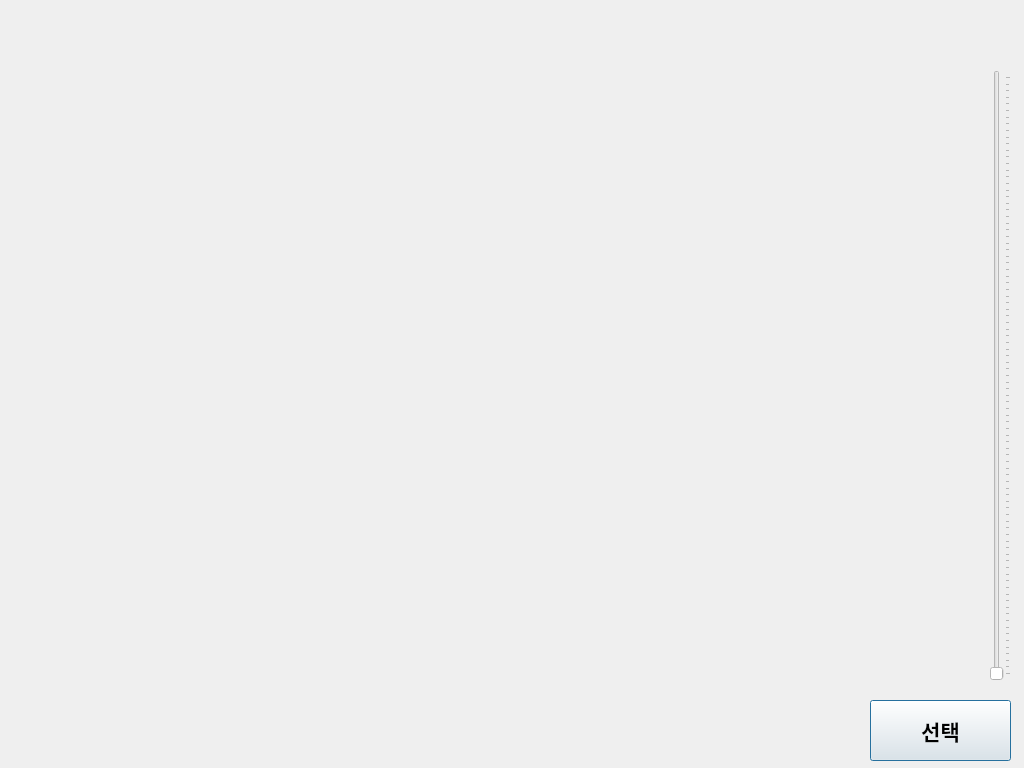
<?xml version="1.0" encoding="UTF-8"?>
<ui version="4.0">
 <class>error_select</class>
 <widget class="QDialog" name="error_select">
  <property name="geometry">
   <rect>
    <x>0</x>
    <y>0</y>
    <width>1024</width>
    <height>768</height>
   </rect>
  </property>
  <property name="windowTitle">
   <string>Dialog</string>
  </property>
  <widget class="QLabel" name="label">
   <property name="geometry">
    <rect>
     <x>0</x>
     <y>0</y>
     <width>1024</width>
     <height>768</height>
    </rect>
   </property>
   <property name="text">
    <string/>
   </property>
  </widget>
  <widget class="QPushButton" name="pushButton">
   <property name="geometry">
    <rect>
     <x>870</x>
     <y>700</y>
     <width>141</width>
     <height>61</height>
    </rect>
   </property>
   <property name="font">
    <font>
     <family>Agency FB</family>
     <pointsize>16</pointsize>
     <weight>75</weight>
     <bold>true</bold>
    </font>
   </property>
   <property name="text">
    <string>선택</string>
   </property>
  </widget>
  <widget class="QSlider" name="verticalSlider">
   <property name="geometry">
    <rect>
     <x>990</x>
     <y>70</y>
     <width>21</width>
     <height>611</height>
    </rect>
   </property>
   <property name="palette">
    <palette>
     <active>
      <colorrole role="WindowText">
       <brush brushstyle="SolidPattern">
        <color alpha="255">
         <red>0</red>
         <green>0</green>
         <blue>0</blue>
        </color>
       </brush>
      </colorrole>
      <colorrole role="Button">
       <brush brushstyle="SolidPattern">
        <color alpha="255">
         <red>255</red>
         <green>255</green>
         <blue>255</blue>
        </color>
       </brush>
      </colorrole>
      <colorrole role="Light">
       <brush brushstyle="SolidPattern">
        <color alpha="255">
         <red>255</red>
         <green>255</green>
         <blue>255</blue>
        </color>
       </brush>
      </colorrole>
      <colorrole role="Midlight">
       <brush brushstyle="SolidPattern">
        <color alpha="255">
         <red>255</red>
         <green>255</green>
         <blue>255</blue>
        </color>
       </brush>
      </colorrole>
      <colorrole role="Dark">
       <brush brushstyle="SolidPattern">
        <color alpha="255">
         <red>127</red>
         <green>127</green>
         <blue>127</blue>
        </color>
       </brush>
      </colorrole>
      <colorrole role="Mid">
       <brush brushstyle="SolidPattern">
        <color alpha="255">
         <red>170</red>
         <green>170</green>
         <blue>170</blue>
        </color>
       </brush>
      </colorrole>
      <colorrole role="Text">
       <brush brushstyle="SolidPattern">
        <color alpha="255">
         <red>0</red>
         <green>0</green>
         <blue>0</blue>
        </color>
       </brush>
      </colorrole>
      <colorrole role="BrightText">
       <brush brushstyle="SolidPattern">
        <color alpha="255">
         <red>255</red>
         <green>255</green>
         <blue>255</blue>
        </color>
       </brush>
      </colorrole>
      <colorrole role="ButtonText">
       <brush brushstyle="SolidPattern">
        <color alpha="255">
         <red>0</red>
         <green>0</green>
         <blue>0</blue>
        </color>
       </brush>
      </colorrole>
      <colorrole role="Base">
       <brush brushstyle="SolidPattern">
        <color alpha="255">
         <red>255</red>
         <green>255</green>
         <blue>255</blue>
        </color>
       </brush>
      </colorrole>
      <colorrole role="Window">
       <brush brushstyle="SolidPattern">
        <color alpha="255">
         <red>255</red>
         <green>255</green>
         <blue>255</blue>
        </color>
       </brush>
      </colorrole>
      <colorrole role="Shadow">
       <brush brushstyle="SolidPattern">
        <color alpha="255">
         <red>0</red>
         <green>0</green>
         <blue>0</blue>
        </color>
       </brush>
      </colorrole>
      <colorrole role="AlternateBase">
       <brush brushstyle="SolidPattern">
        <color alpha="255">
         <red>255</red>
         <green>255</green>
         <blue>255</blue>
        </color>
       </brush>
      </colorrole>
      <colorrole role="ToolTipBase">
       <brush brushstyle="SolidPattern">
        <color alpha="255">
         <red>255</red>
         <green>255</green>
         <blue>220</blue>
        </color>
       </brush>
      </colorrole>
      <colorrole role="ToolTipText">
       <brush brushstyle="SolidPattern">
        <color alpha="255">
         <red>0</red>
         <green>0</green>
         <blue>0</blue>
        </color>
       </brush>
      </colorrole>
      <colorrole role="PlaceholderText">
       <brush brushstyle="SolidPattern">
        <color alpha="128">
         <red>0</red>
         <green>0</green>
         <blue>0</blue>
        </color>
       </brush>
      </colorrole>
     </active>
     <inactive>
      <colorrole role="WindowText">
       <brush brushstyle="SolidPattern">
        <color alpha="255">
         <red>0</red>
         <green>0</green>
         <blue>0</blue>
        </color>
       </brush>
      </colorrole>
      <colorrole role="Button">
       <brush brushstyle="SolidPattern">
        <color alpha="255">
         <red>255</red>
         <green>255</green>
         <blue>255</blue>
        </color>
       </brush>
      </colorrole>
      <colorrole role="Light">
       <brush brushstyle="SolidPattern">
        <color alpha="255">
         <red>255</red>
         <green>255</green>
         <blue>255</blue>
        </color>
       </brush>
      </colorrole>
      <colorrole role="Midlight">
       <brush brushstyle="SolidPattern">
        <color alpha="255">
         <red>255</red>
         <green>255</green>
         <blue>255</blue>
        </color>
       </brush>
      </colorrole>
      <colorrole role="Dark">
       <brush brushstyle="SolidPattern">
        <color alpha="255">
         <red>127</red>
         <green>127</green>
         <blue>127</blue>
        </color>
       </brush>
      </colorrole>
      <colorrole role="Mid">
       <brush brushstyle="SolidPattern">
        <color alpha="255">
         <red>170</red>
         <green>170</green>
         <blue>170</blue>
        </color>
       </brush>
      </colorrole>
      <colorrole role="Text">
       <brush brushstyle="SolidPattern">
        <color alpha="255">
         <red>0</red>
         <green>0</green>
         <blue>0</blue>
        </color>
       </brush>
      </colorrole>
      <colorrole role="BrightText">
       <brush brushstyle="SolidPattern">
        <color alpha="255">
         <red>255</red>
         <green>255</green>
         <blue>255</blue>
        </color>
       </brush>
      </colorrole>
      <colorrole role="ButtonText">
       <brush brushstyle="SolidPattern">
        <color alpha="255">
         <red>0</red>
         <green>0</green>
         <blue>0</blue>
        </color>
       </brush>
      </colorrole>
      <colorrole role="Base">
       <brush brushstyle="SolidPattern">
        <color alpha="255">
         <red>255</red>
         <green>255</green>
         <blue>255</blue>
        </color>
       </brush>
      </colorrole>
      <colorrole role="Window">
       <brush brushstyle="SolidPattern">
        <color alpha="255">
         <red>255</red>
         <green>255</green>
         <blue>255</blue>
        </color>
       </brush>
      </colorrole>
      <colorrole role="Shadow">
       <brush brushstyle="SolidPattern">
        <color alpha="255">
         <red>0</red>
         <green>0</green>
         <blue>0</blue>
        </color>
       </brush>
      </colorrole>
      <colorrole role="AlternateBase">
       <brush brushstyle="SolidPattern">
        <color alpha="255">
         <red>255</red>
         <green>255</green>
         <blue>255</blue>
        </color>
       </brush>
      </colorrole>
      <colorrole role="ToolTipBase">
       <brush brushstyle="SolidPattern">
        <color alpha="255">
         <red>255</red>
         <green>255</green>
         <blue>220</blue>
        </color>
       </brush>
      </colorrole>
      <colorrole role="ToolTipText">
       <brush brushstyle="SolidPattern">
        <color alpha="255">
         <red>0</red>
         <green>0</green>
         <blue>0</blue>
        </color>
       </brush>
      </colorrole>
      <colorrole role="PlaceholderText">
       <brush brushstyle="SolidPattern">
        <color alpha="128">
         <red>0</red>
         <green>0</green>
         <blue>0</blue>
        </color>
       </brush>
      </colorrole>
     </inactive>
     <disabled>
      <colorrole role="WindowText">
       <brush brushstyle="SolidPattern">
        <color alpha="255">
         <red>127</red>
         <green>127</green>
         <blue>127</blue>
        </color>
       </brush>
      </colorrole>
      <colorrole role="Button">
       <brush brushstyle="SolidPattern">
        <color alpha="255">
         <red>255</red>
         <green>255</green>
         <blue>255</blue>
        </color>
       </brush>
      </colorrole>
      <colorrole role="Light">
       <brush brushstyle="SolidPattern">
        <color alpha="255">
         <red>255</red>
         <green>255</green>
         <blue>255</blue>
        </color>
       </brush>
      </colorrole>
      <colorrole role="Midlight">
       <brush brushstyle="SolidPattern">
        <color alpha="255">
         <red>255</red>
         <green>255</green>
         <blue>255</blue>
        </color>
       </brush>
      </colorrole>
      <colorrole role="Dark">
       <brush brushstyle="SolidPattern">
        <color alpha="255">
         <red>127</red>
         <green>127</green>
         <blue>127</blue>
        </color>
       </brush>
      </colorrole>
      <colorrole role="Mid">
       <brush brushstyle="SolidPattern">
        <color alpha="255">
         <red>170</red>
         <green>170</green>
         <blue>170</blue>
        </color>
       </brush>
      </colorrole>
      <colorrole role="Text">
       <brush brushstyle="SolidPattern">
        <color alpha="255">
         <red>127</red>
         <green>127</green>
         <blue>127</blue>
        </color>
       </brush>
      </colorrole>
      <colorrole role="BrightText">
       <brush brushstyle="SolidPattern">
        <color alpha="255">
         <red>255</red>
         <green>255</green>
         <blue>255</blue>
        </color>
       </brush>
      </colorrole>
      <colorrole role="ButtonText">
       <brush brushstyle="SolidPattern">
        <color alpha="255">
         <red>127</red>
         <green>127</green>
         <blue>127</blue>
        </color>
       </brush>
      </colorrole>
      <colorrole role="Base">
       <brush brushstyle="SolidPattern">
        <color alpha="255">
         <red>255</red>
         <green>255</green>
         <blue>255</blue>
        </color>
       </brush>
      </colorrole>
      <colorrole role="Window">
       <brush brushstyle="SolidPattern">
        <color alpha="255">
         <red>255</red>
         <green>255</green>
         <blue>255</blue>
        </color>
       </brush>
      </colorrole>
      <colorrole role="Shadow">
       <brush brushstyle="SolidPattern">
        <color alpha="255">
         <red>0</red>
         <green>0</green>
         <blue>0</blue>
        </color>
       </brush>
      </colorrole>
      <colorrole role="AlternateBase">
       <brush brushstyle="SolidPattern">
        <color alpha="255">
         <red>255</red>
         <green>255</green>
         <blue>255</blue>
        </color>
       </brush>
      </colorrole>
      <colorrole role="ToolTipBase">
       <brush brushstyle="SolidPattern">
        <color alpha="255">
         <red>255</red>
         <green>255</green>
         <blue>220</blue>
        </color>
       </brush>
      </colorrole>
      <colorrole role="ToolTipText">
       <brush brushstyle="SolidPattern">
        <color alpha="255">
         <red>0</red>
         <green>0</green>
         <blue>0</blue>
        </color>
       </brush>
      </colorrole>
      <colorrole role="PlaceholderText">
       <brush brushstyle="SolidPattern">
        <color alpha="128">
         <red>0</red>
         <green>0</green>
         <blue>0</blue>
        </color>
       </brush>
      </colorrole>
     </disabled>
    </palette>
   </property>
   <property name="minimum">
    <number>10</number>
   </property>
   <property name="maximum">
    <number>100</number>
   </property>
   <property name="singleStep">
    <number>1</number>
   </property>
   <property name="orientation">
    <enum>Qt::Vertical</enum>
   </property>
   <property name="tickPosition">
    <enum>QSlider::TicksBelow</enum>
   </property>
   <property name="tickInterval">
    <number>1</number>
   </property>
  </widget>
  <widget class="QLabel" name="label_2">
   <property name="geometry">
    <rect>
     <x>940</x>
     <y>10</y>
     <width>71</width>
     <height>51</height>
    </rect>
   </property>
   <property name="palette">
    <palette>
     <active>
      <colorrole role="Text">
       <brush brushstyle="SolidPattern">
        <color alpha="255">
         <red>0</red>
         <green>255</green>
         <blue>0</blue>
        </color>
       </brush>
      </colorrole>
      <colorrole role="PlaceholderText">
       <brush brushstyle="SolidPattern">
        <color alpha="128">
         <red>0</red>
         <green>255</green>
         <blue>0</blue>
        </color>
       </brush>
      </colorrole>
     </active>
     <inactive>
      <colorrole role="Text">
       <brush brushstyle="SolidPattern">
        <color alpha="255">
         <red>0</red>
         <green>255</green>
         <blue>0</blue>
        </color>
       </brush>
      </colorrole>
      <colorrole role="PlaceholderText">
       <brush brushstyle="SolidPattern">
        <color alpha="128">
         <red>0</red>
         <green>255</green>
         <blue>0</blue>
        </color>
       </brush>
      </colorrole>
     </inactive>
     <disabled>
      <colorrole role="Text">
       <brush brushstyle="SolidPattern">
        <color alpha="127">
         <red>255</red>
         <green>255</green>
         <blue>255</blue>
        </color>
       </brush>
      </colorrole>
      <colorrole role="PlaceholderText">
       <brush brushstyle="SolidPattern">
        <color alpha="128">
         <red>231</red>
         <green>231</green>
         <blue>231</blue>
        </color>
       </brush>
      </colorrole>
     </disabled>
    </palette>
   </property>
   <property name="font">
    <font>
     <family>Agency FB</family>
     <pointsize>16</pointsize>
     <weight>75</weight>
     <bold>true</bold>
    </font>
   </property>
   <property name="text">
    <string/>
   </property>
  </widget>
 </widget>
 <resources/>
 <connections/>
</ui>
